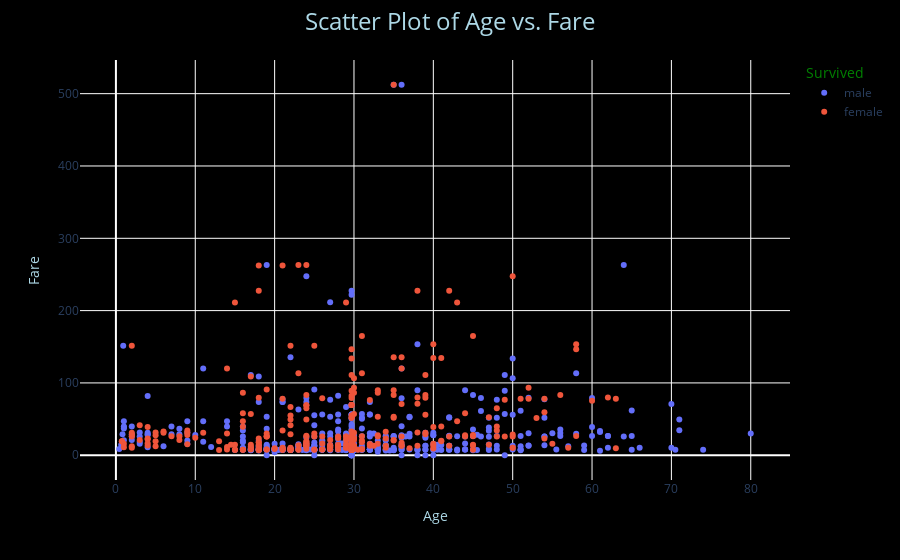

Notebook code cell kept with this figure:
### Code cell
fig2= px.scatter(clean_titanic_data,x="Age", y="Fare", color="Sex")
fig2.update_layout(
    paper_bgcolor='rgb(0,0,0)',
    plot_bgcolor='rgb(0,0,0)',
    xaxis=dict(title=dict(text="Age", font=dict(color="lightblue"))),  
    yaxis=dict(title=dict(text="Fare", font=dict(color="lightblue"))),  
    legend=dict(title=dict(text="Survived", font=dict(color="green"))),  
    title=dict(text="Scatter Plot of Age vs. Fare", font=dict(color="lightblue", size=24), x=0.5) 
)
fig2.show()

### Figure 1 — Plotly figure (JSON) as saved in the notebook; plotly's stock layout.template omitted (floating-point values rounded to 4 significant figures; data arrays with more than 128 entries replaced by an {"elided": "..."} marker saying what was removed)
{"data": [{"hovertemplate": "Sex=male<br>Age=%{x}<br>Fare=%{y}<extra></extra>", "legendgroup": "male", "marker": {"color": "#636efa", "symbol": "circle"}, "mode": "markers", "name": "male", "orientation": "v", "showlegend": true, "type": "scatter", "x": {"elided": "577 float values"}, "xaxis": "x", "y": {"elided": "577 float values"}, "yaxis": "y"}, {"hovertemplate": "Sex=female<br>Age=%{x}<br>Fare=%{y}<extra></extra>", "legendgroup": "female", "marker": {"color": "#EF553B", "symbol": "circle"}, "mode": "markers", "name": "female", "orientation": "v", "showlegend": true, "type": "scatter", "x": {"elided": "314 float values"}, "xaxis": "x", "y": {"elided": "314 float values"}, "yaxis": "y"}], "layout": {"legend": {"title": {"font": {"color": "green"}, "text": "Survived"}, "tracegroupgap": 0}, "margin": {"t": 60}, "paper_bgcolor": "rgb(0,0,0)", "plot_bgcolor": "rgb(0,0,0)", "title": {"font": {"color": "lightblue", "size": 24}, "text": "Scatter Plot of Age vs. Fare", "x": 0.5}, "xaxis": {"anchor": "y", "domain": [0, 1], "title": {"font": {"color": "lightblue"}, "text": "Age"}}, "yaxis": {"anchor": "x", "domain": [0, 1], "title": {"font": {"color": "lightblue"}, "text": "Fare"}}}}
